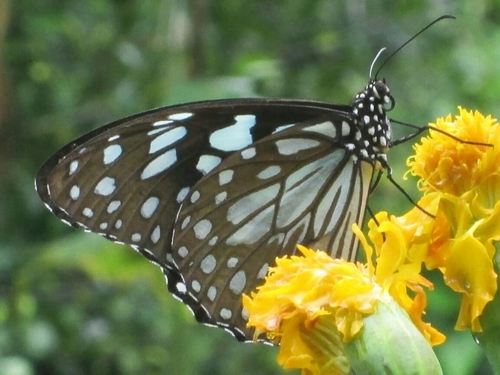
#> input picture backend/Dataset/Blue Tiger/medium - 2024-10-26T004210.075.jpeg, 500 x 375 px, found by its file name
$ jupyter execute --allow-errors 'FinalModel (1).ipynb'   (shell and % lines are left out)
#> lines starting #> are read from the running program, lines starting #| are printed output that depends on the picture
[cell 1]
from google.colab import drive
drive.mount('/content/drive')

[cell 2]
# Define paths
BASE_DIR = "/content/drive/MyDrive/PapilioNet"
DATASET_PATH = f"{BASE_DIR}/Dataset"
CSV_PATH = f"{BASE_DIR}/butterfly_species_info.csv"
MODEL_SAVE_PATH = f"{BASE_DIR}/finalHybridModel.keras"
CLASS_INDICES_PATH = f"{BASE_DIR}/class_indices.json"

[cell 3]
import os
import warnings
import json
import random
import numpy as np
import pandas
import tensorflow
import matplotlib.pyplot as plt
import seaborn as sns
import cv2
from PIL import Image, ImageEnhance
from tensorflow.keras.applications import EfficientNetB1, ResNet50
from tensorflow.keras.layers import (Input, GlobalAveragePooling2D, Dense, Dropout, Concatenate, Multiply, Reshape)
from tensorflow.keras.models import Model
from tensorflow.keras.optimizers import Adam
from tensorflow.keras.callbacks import EarlyStopping, ModelCheckpoint, ReduceLROnPlateau
from tensorflow.keras.preprocessing.image import ImageDataGenerator
from sklearn.metrics import classification_report, confusion_matrix, accuracy_score, precision_score, recall_score, f1_score, roc_curve, auc
from sklearn.preprocessing import label_binarize

warnings.filterwarnings("ignore")
sns.set(style="whitegrid")

[cell 4]
def generate_class_indices():
    """Create class indices mapping from dataset folder."""
    class_folders = sorted(os.listdir(DATASET_PATH))
    class_indices = {class_name: idx for idx, class_name in enumerate(class_folders)}

    # Save class indices
    with open(CLASS_INDICES_PATH, "w") as f:
        json.dump(class_indices, f)

    return class_indices

# Load or generate class indices
if not os.path.exists(CLASS_INDICES_PATH):
    class_indices = generate_class_indices()
else:
    with open(CLASS_INDICES_PATH, "r") as f:
        class_indices = json.load(f)

# Reverse mapping: {index: species_name}
index_to_species = {v: k for k, v in class_indices.items()}

print("Class indices loaded:", class_indices)

[cell 5]
img_height, img_width = 224, 224
batch_size = 32

# Data Augmentation
#> (the rest of this cell did not finish here and is left out)

[cell 6]
# Preprocess image manually (for visualization)
def preprocess_image(image_path):
    image = cv2.imread(image_path)
#> image is the input picture: shape (375, 500, 3); mean B, G, R 70.2, 121.3, 112.4
    image = cv2.cvtColor(image, cv2.COLOR_BGR2RGB)
    resized = cv2.resize(image, (img_height, img_width))
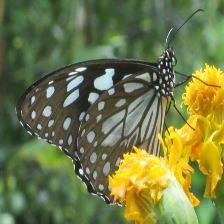
#> resized: shape (224, 224, 3); mean R, G, B 112.3, 121.2, 70.1
    normalized = resized / 255.0
    return image, resized, normalized

# Apply manual augmentations (for visualization)
def apply_augmentations(image):
    blur = cv2.GaussianBlur(image, (5, 5), 0)
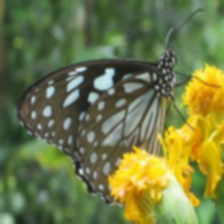
#> blur: shape (224, 224, 3); mean R, G, B 112.3, 121.2, 70.1
    flip = cv2.flip(image, 1)
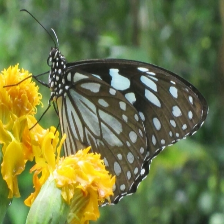
#> flip: shape (224, 224, 3); mean R, G, B 112.3, 121.2, 70.1
    pil_img = Image.fromarray(image)
    bright = ImageEnhance.Brightness(pil_img).enhance(1.5)
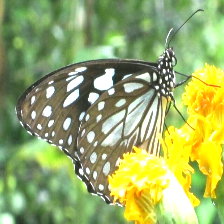
#> bright: PIL image 224x224 RGB; mean R, G, B 154.7, 172.9, 103.2
    contrast = ImageEnhance.Contrast(bright).enhance(1.2)
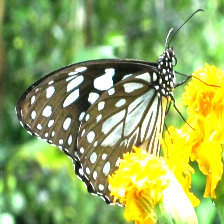
#> contrast: PIL image 224x224 RGB; mean R, G, B 149.5, 171.4, 92.4
    bright_img = np.array(contrast)
    return blur, flip, bright_img

# Visualize Preprocessing
def visualize_preprocessing():
    # Random sample
    class_folders = [os.path.join(DATASET_PATH, folder) for folder in os.listdir(DATASET_PATH)]
    selected_folder = random.choice(class_folders)
    image_files = os.listdir(selected_folder)
    sample_image_path = os.path.join(selected_folder, random.choice(image_files))

    original, resized, normalized = preprocess_image(sample_image_path)
    blurred, flipped, brightened = apply_augmentations(resized)

    plt.figure(figsize=(15, 8))
    titles = ["Original", "Resized (224x224)", "Normalized (0-1)", "Gaussian Blur", "Horizontal Flip", "Brightened"]
    images = [original, resized, normalized, blurred, flipped, brightened]

    for i, (img, title) in enumerate(zip(images, titles)):
        plt.subplot(2, 3, i + 1)
        plt.imshow(img)
        plt.title(title)
        plt.axis("off")
#> this loop made 6 passes
#> title on passes 1 to 6: 'Original', 'Resized (224x224)', 'Normalized (0-1)', 'Gaussian Blur', 'Horizontal Flip', 'Brightened'

    plt.suptitle("Butterfly Image Preprocessing & Augmentation Examples", fontsize=18)
    plt.tight_layout()
    plt.show()

# Show preprocessing visualization
visualize_preprocessing()

$ run again, on backend/Dataset/Blue Tiger/medium - 2024-10-26T004237.140.jpeg
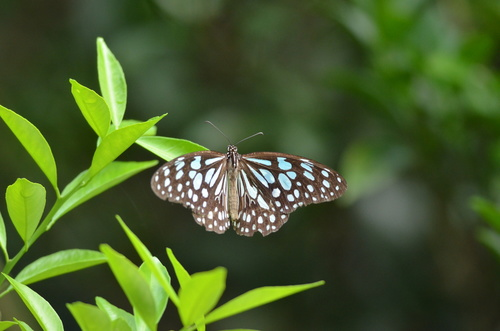
#> input picture backend/Dataset/Blue Tiger/medium - 2024-10-26T004237.140.jpeg, 500 x 331 px, found by its file name
#> in preprocess_image, image is the input picture: shape (331, 500, 3); mean B, G, R 43.7, 91.6, 71.7
#> in apply_augmentations, `flip = cv2.flip(image, 1)`:
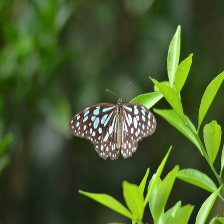
#> flip: shape (224, 224, 3); mean R, G, B 71.6, 91.5, 43.6
#> in apply_augmentations, `contrast = ImageEnhance.Contrast(bright).enhance(1.2)`:
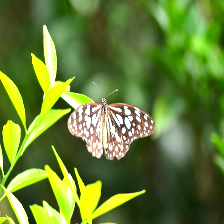
#> contrast: PIL image 224x224 RGB; mean R, G, B 101.7, 127.5, 52.9
#> the loop in visualize_preprocessing, `for i, (img, title) in enumerate(zip(images, titles)):` made 6 passes
#> title on passes 1 to 6: 'Original', 'Resized (224x224)', 'Normalized (0-1)', 'Gaussian Blur', 'Horizontal Flip', 'Brightened'
